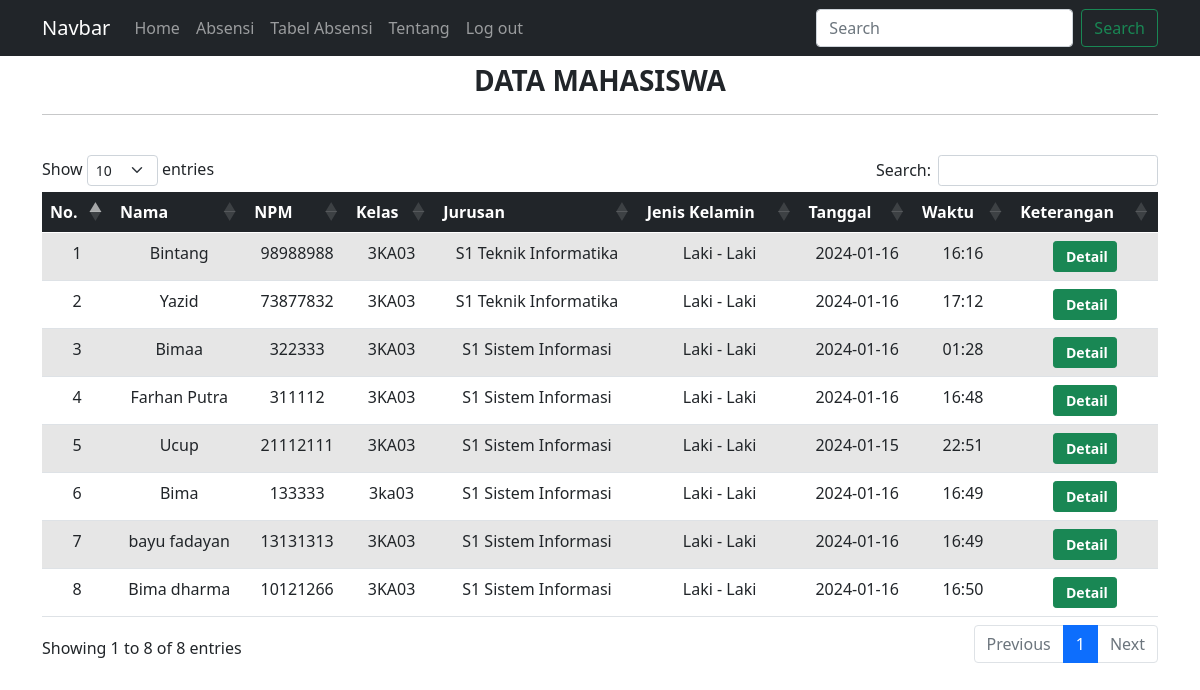
Page /tabel.php on the committed database.
### tables this page shows
CREATE TABLE `mahasiswa` (
  `id` int(11) NOT NULL,
  `nim` varchar(8) NOT NULL,
  `nama` varchar(50) NOT NULL,
  `kelas` varchar(5) NOT NULL,
  `jurusan` enum('S1 Sistem Informasi','S1 Teknik Informatika','D3 Sistem Informasi') NOT NULL,
  `jk` enum('Laki - Laki','Perempuan') NOT NULL,
  `Tanggal` date DEFAULT NULL,
  `waktu` varchar(8) DEFAULT NULL,
  `Semester` varchar(2) NOT NULL,
  `catatan` varchar(500) NOT NULL
);

### koneksi.php (called while the page is built, shortened)
<?php
$koneksi = mysqli_connect("localhost", "root", "", "multi_user");
function query($query)
{
    global $koneksi;
    $result = mysqli_query($koneksi, $query);
    $rows = [];
    while ($row = mysqli_fetch_assoc($result)) {
        $rows[] = $row;
    }
    return $rows;
}
?>

### tabel.php (the view, shortened to what this page needs)
<?php
require 'koneksi.php';
$siswa = query("SELECT * FROM mahasiswa ORDER BY nim DESC");
?>
<!DOCTYPE html>
<html lang="en">
<head>
    <link rel="stylesheet" href="https://cdn.datatables.net/1.10.23/css/dataTables.bootstrap5.min.css">
    <link rel="stylesheet" href="https://cdn.jsdelivr.net/npm/bootstrap@5.0.0-beta1/dist/css/bootstrap.min.css">
    <link href="https://cdn.jsdelivr.net/npm/bootstrap@5.0.2/dist/css/bootstrap.min.css" rel="stylesheet">
</head>
<body>
    <nav class="navbar navbar-expand-lg navbar-dark bg-dark ">
  <div class="container">
    <a class="navbar-brand" href="halaman_mahasiswa.php">Navbar</a>
    <div class="collapse navbar-collapse" id="navbarSupportedContent">
      <ul class="navbar-nav me-auto mb-2 mb-lg-0">
        <li class="nav-item">
          <a class="nav-link" aria-current="page" href="halaman_mahasiswa.php">Home</a>
        </li>
        <li class="nav-item">
          <a class="nav-link" href="addData.php">Absensi</a>
        </li>
        <li class="nav-item">
          <a class="nav-link" href="tabel.php">Tabel Absensi</a>
        </li>
        <li class="nav-item">
          <a class="nav-link" href="tentang.php">Tentang</a>
        </li>
        <li class="nav-item">
          <a class="nav-link" href="logout.php" tabindex="-1" aria-disabled="true">Log out</a>
        </li>
      </ul>
      <form class="d-flex">
        <input class="form-control me-2" type="search" placeholder="Search" aria-label="Search">
        <button class="btn btn-outline-success" type="submit">Search</button>
      </form>
    </div>
  </div>
</nav>
    <div class="container">
        <div class="row my-2">
            <div class="col-md">
                <h3 class="text-center fw-bold text-uppercase">Data Mahasiswa</h3>
                <hr>
            </div>
        </div>
        <div class="row my-3">
            <div class="col-md">
                <table id="data" class="table table-striped table-responsive table-hover text-center" style="width:100%">
                    <thead class="table-dark">
                        <tr>
                            <th>No.</th>
                            <th>Nama</th>
                            <th>NPM</th>
                            <th>Kelas</th>
                            <th>Jurusan</th>
                            <th>Jenis Kelamin</th>
                            <th>Tanggal</th>
                            <th>Waktu</th>
                            <th>Keterangan</th>
                        </tr>
                    </thead>
                    <tbody>
                        <?php $no = 1; ?>
                        <?php foreach ($siswa as $row) : ?>
                            <tr>
                                <td><?= $no++; ?></td>
                                <td><?= $row['nama']; ?></td>
                                <td><?= $row['nim']; ?></td>
                                <td><?= $row['kelas']; ?></td>
                                <td><?= $row['jurusan']; ?></td>
                                <td><?= $row['jk']; ?></td>
                                <td><?= $row['Tanggal']; ?></td>
                                <td><?= $row['waktu']; ?></td>
                                <td>
                                    <button class="btn btn-success btn-sm text-white detail" data-id="<?= $row['nim']; ?>" style="font-weight: 600;"><i class="bi bi-info-circle-fill"></i>&nbsp;Detail</button>
                                </td>
                            </tr>
                        <?php endforeach; ?>
                    </tbody>
                </table>
            </div>
        </div>
    </div>
</body>
</html>

### rows in the picture
mahasiswa: nama "Bintang", nim "98988988", kelas "3KA03", jurusan "S1 Teknik Informatika", jk "Laki - Laki", Tanggal "2024-01-16", waktu "16:16"
mahasiswa: nama "Yazid", nim "73877832", kelas "3KA03", jurusan "S1 Teknik Informatika", jk "Laki - Laki", Tanggal "2024-01-16", waktu "17:12"
mahasiswa: nama "Bimaa", nim "322333", kelas "3KA03", jurusan "S1 Sistem Informasi", jk "Laki - Laki", Tanggal "2024-01-16", waktu "01:28"
mahasiswa: nama "Farhan Putra", nim "311112", kelas "3KA03", jurusan "S1 Sistem Informasi", jk "Laki - Laki", Tanggal "2024-01-16", waktu "16:48"
mahasiswa: nama "Ucup", nim "21112111", kelas "3KA03", jurusan "S1 Sistem Informasi", jk "Laki - Laki", Tanggal "2024-01-15", waktu "22:51"
mahasiswa: nama "Bima", nim "133333", kelas "3ka03", jurusan "S1 Sistem Informasi", jk "Laki - Laki", Tanggal "2024-01-16", waktu "16:49"
mahasiswa: nama "bayu fadayan", nim "13131313", kelas "3KA03", jurusan "S1 Sistem Informasi", jk "Laki - Laki", Tanggal "2024-01-16", waktu "16:49"
mahasiswa: nama "Bima dharma", nim "10121266", kelas "3KA03", jurusan "S1 Sistem Informasi", jk "Laki - Laki", Tanggal "2024-01-16", waktu "16:50"
